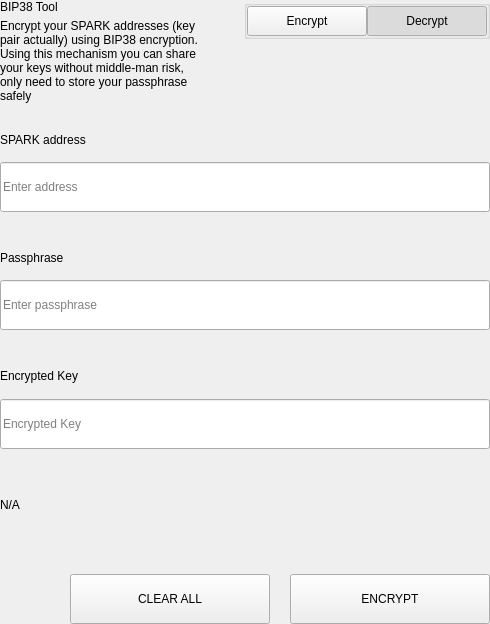
<?xml version="1.0" encoding="UTF-8"?>
<ui version="4.0">
 <class>SettingsBitToolWidget</class>
 <widget class="QWidget" name="SettingsBitToolWidget">
  <property name="geometry">
   <rect>
    <x>0</x>
    <y>0</y>
    <width>490</width>
    <height>624</height>
   </rect>
  </property>
  <property name="windowTitle">
   <string>Form</string>
  </property>
  <layout class="QVBoxLayout" name="verticalLayout">
   <property name="spacing">
    <number>0</number>
   </property>
   <property name="leftMargin">
    <number>0</number>
   </property>
   <property name="topMargin">
    <number>0</number>
   </property>
   <property name="rightMargin">
    <number>0</number>
   </property>
   <property name="bottomMargin">
    <number>0</number>
   </property>
   <item>
    <widget class="QWidget" name="left" native="true">
     <layout class="QVBoxLayout" name="verticalLayout_3">
      <property name="leftMargin">
       <number>0</number>
      </property>
      <property name="topMargin">
       <number>0</number>
      </property>
      <property name="rightMargin">
       <number>0</number>
      </property>
      <property name="bottomMargin">
       <number>0</number>
      </property>
      <item>
       <layout class="QVBoxLayout" name="verticalLayout_2">
        <property name="spacing">
         <number>0</number>
        </property>
        <item>
         <layout class="QHBoxLayout" name="horizontalLayout_3" stretch="3,1">
          <property name="spacing">
           <number>40</number>
          </property>
          <item>
           <layout class="QVBoxLayout" name="verticalLayoutTitle">
            <property name="spacing">
             <number>5</number>
            </property>
            <item>
             <widget class="QLabel" name="labelTitle">
              <property name="text">
               <string>BIP38 Tool</string>
              </property>
             </widget>
            </item>
            <item>
             <widget class="QLabel" name="labelSubtitle1">
              <property name="text">
               <string>Encrypt your SPARK addresses (key pair actually) using BIP38 encryption.
Using this mechanism you can share your keys without middle-man risk, only need to store your passphrase safely</string>
              </property>
              <property name="wordWrap">
               <bool>true</bool>
              </property>
             </widget>
            </item>
           </layout>
          </item>
          <item alignment="Qt::AlignTop">
           <widget class="QGroupBox" name="groupBox">
            <property name="title">
             <string/>
            </property>
            <property name="alignment">
             <set>Qt::AlignLeading|Qt::AlignLeft|Qt::AlignTop</set>
            </property>
            <layout class="QHBoxLayout" name="horizontalLayout_4">
             <property name="spacing">
              <number>0</number>
             </property>
             <property name="leftMargin">
              <number>0</number>
             </property>
             <property name="topMargin">
              <number>0</number>
             </property>
             <property name="rightMargin">
              <number>0</number>
             </property>
             <property name="bottomMargin">
              <number>0</number>
             </property>
             <item>
              <spacer name="horizontalSpacer">
               <property name="orientation">
                <enum>Qt::Horizontal</enum>
               </property>
               <property name="sizeHint" stdset="0">
                <size>
                 <width>40</width>
                 <height>20</height>
                </size>
               </property>
              </spacer>
             </item>
             <item>
              <widget class="QPushButton" name="pushLeft">
               <property name="minimumSize">
                <size>
                 <width>120</width>
                 <height>30</height>
                </size>
               </property>
               <property name="maximumSize">
                <size>
                 <width>120</width>
                 <height>30</height>
                </size>
               </property>
               <property name="focusPolicy">
                <enum>Qt::NoFocus</enum>
               </property>
               <property name="text">
                <string>Encrypt</string>
               </property>
               <property name="checkable">
                <bool>true</bool>
               </property>
               <property name="autoExclusive">
                <bool>true</bool>
               </property>
              </widget>
             </item>
             <item>
              <widget class="QPushButton" name="pushRight">
               <property name="minimumSize">
                <size>
                 <width>120</width>
                 <height>30</height>
                </size>
               </property>
               <property name="maximumSize">
                <size>
                 <width>120</width>
                 <height>30</height>
                </size>
               </property>
               <property name="focusPolicy">
                <enum>Qt::NoFocus</enum>
               </property>
               <property name="text">
                <string>Decrypt</string>
               </property>
               <property name="checkable">
                <bool>true</bool>
               </property>
               <property name="checked">
                <bool>true</bool>
               </property>
               <property name="autoExclusive">
                <bool>true</bool>
               </property>
              </widget>
             </item>
            </layout>
           </widget>
          </item>
         </layout>
        </item>
        <item>
         <widget class="QStackedWidget" name="stackedWidget">
          <property name="currentIndex">
           <number>1</number>
          </property>
          <widget class="QWidget" name="pageDecrypt">
           <layout class="QVBoxLayout" name="verticalLayout_5">
            <property name="spacing">
             <number>0</number>
            </property>
            <property name="leftMargin">
             <number>0</number>
            </property>
            <property name="topMargin">
             <number>0</number>
            </property>
            <property name="rightMargin">
             <number>0</number>
            </property>
            <property name="bottomMargin">
             <number>0</number>
            </property>
            <item>
             <widget class="QWidget" name="widget" native="true">
              <property name="minimumSize">
               <size>
                <width>0</width>
                <height>100</height>
               </size>
              </property>
              <layout class="QVBoxLayout" name="verticalLayout_4">
               <property name="spacing">
                <number>0</number>
               </property>
               <property name="leftMargin">
                <number>0</number>
               </property>
               <property name="topMargin">
                <number>0</number>
               </property>
               <property name="rightMargin">
                <number>0</number>
               </property>
               <property name="bottomMargin">
                <number>0</number>
               </property>
               <item>
                <spacer name="verticalSpacer_2">
                 <property name="orientation">
                  <enum>Qt::Vertical</enum>
                 </property>
                 <property name="sizeType">
                  <enum>QSizePolicy::Fixed</enum>
                 </property>
                 <property name="sizeHint" stdset="0">
                  <size>
                   <width>20</width>
                   <height>20</height>
                  </size>
                 </property>
                </spacer>
               </item>
               <item>
                <layout class="QHBoxLayout" name="horizontalLayout_6" stretch="2">
                 <property name="spacing">
                  <number>0</number>
                 </property>
                 <item>
                  <layout class="QVBoxLayout" name="verticalLayout_7">
                   <property name="spacing">
                    <number>9</number>
                   </property>
                   <item>
                    <widget class="QLabel" name="labelSubtitleKey">
                     <property name="minimumSize">
                      <size>
                       <width>0</width>
                       <height>20</height>
                      </size>
                     </property>
                     <property name="maximumSize">
                      <size>
                       <width>16777215</width>
                       <height>20</height>
                      </size>
                     </property>
                     <property name="text">
                      <string>Encrypted key</string>
                     </property>
                    </widget>
                   </item>
                   <item>
                    <widget class="QLineEdit" name="lineEditKey">
                     <property name="minimumSize">
                      <size>
                       <width>0</width>
                       <height>50</height>
                      </size>
                     </property>
                     <property name="maximumSize">
                      <size>
                       <width>16777215</width>
                       <height>50</height>
                      </size>
                     </property>
                     <property name="placeholderText">
                      <string>Enter a encrypted key</string>
                     </property>
                    </widget>
                   </item>
                  </layout>
                 </item>
                </layout>
               </item>
               <item>
                <spacer name="verticalSpacer_3">
                 <property name="orientation">
                  <enum>Qt::Vertical</enum>
                 </property>
                 <property name="sizeType">
                  <enum>QSizePolicy::Fixed</enum>
                 </property>
                 <property name="sizeHint" stdset="0">
                  <size>
                   <width>20</width>
                   <height>20</height>
                  </size>
                 </property>
                </spacer>
               </item>
               <item>
                <layout class="QVBoxLayout" name="verticalLayout_9">
                 <property name="spacing">
                  <number>9</number>
                 </property>
                 <item>
                  <widget class="QLabel" name="labelSubtitlePassphrase">
                   <property name="maximumSize">
                    <size>
                     <width>16777215</width>
                     <height>20</height>
                    </size>
                   </property>
                   <property name="text">
                    <string>Passphrase</string>
                   </property>
                  </widget>
                 </item>
                 <item>
                  <widget class="QLineEdit" name="lineEditPassphrase">
                   <property name="minimumSize">
                    <size>
                     <width>0</width>
                     <height>50</height>
                    </size>
                   </property>
                   <property name="maximumSize">
                    <size>
                     <width>16777215</width>
                     <height>50</height>
                    </size>
                   </property>
                   <property name="placeholderText">
                    <string>Enter a passphrase</string>
                   </property>
                  </widget>
                 </item>
                </layout>
               </item>
               <item>
                <spacer name="verticalSpacer_4">
                 <property name="orientation">
                  <enum>Qt::Vertical</enum>
                 </property>
                 <property name="sizeType">
                  <enum>QSizePolicy::Fixed</enum>
                 </property>
                 <property name="sizeHint" stdset="0">
                  <size>
                   <width>20</width>
                   <height>20</height>
                  </size>
                 </property>
                </spacer>
               </item>
               <item>
                <widget class="QWidget" name="widget_3" native="true">
                 <property name="sizePolicy">
                  <sizepolicy hsizetype="Preferred" vsizetype="Fixed">
                   <horstretch>0</horstretch>
                   <verstretch>0</verstretch>
                  </sizepolicy>
                 </property>
                 <layout class="QVBoxLayout" name="verticalLayout_10">
                  <property name="spacing">
                   <number>9</number>
                  </property>
                  <property name="leftMargin">
                   <number>0</number>
                  </property>
                  <property name="topMargin">
                   <number>0</number>
                  </property>
                  <property name="rightMargin">
                   <number>0</number>
                  </property>
                  <property name="bottomMargin">
                   <number>0</number>
                  </property>
                  <item>
                   <widget class="QLabel" name="labelSubtitleDecryptResult">
                    <property name="minimumSize">
                     <size>
                      <width>0</width>
                      <height>20</height>
                     </size>
                    </property>
                    <property name="maximumSize">
                     <size>
                      <width>16777215</width>
                      <height>20</height>
                     </size>
                    </property>
                    <property name="text">
                     <string>Decrypted address result</string>
                    </property>
                   </widget>
                  </item>
                  <item>
                   <widget class="QWidget" name="widget_4" native="true">
                    <layout class="QHBoxLayout" name="horizontalLayout" stretch="6,0,1">
                     <property name="spacing">
                      <number>0</number>
                     </property>
                     <property name="leftMargin">
                      <number>0</number>
                     </property>
                     <property name="topMargin">
                      <number>0</number>
                     </property>
                     <property name="rightMargin">
                      <number>0</number>
                     </property>
                     <property name="bottomMargin">
                      <number>0</number>
                     </property>
                     <item alignment="Qt::AlignVCenter">
                      <widget class="QLineEdit" name="lineEditDecryptResult">
                       <property name="minimumSize">
                        <size>
                         <width>0</width>
                         <height>50</height>
                        </size>
                       </property>
                       <property name="maximumSize">
                        <size>
                         <width>16777215</width>
                         <height>50</height>
                        </size>
                       </property>
                       <property name="placeholderText">
                        <string>Decrypted Address</string>
                       </property>
                      </widget>
                     </item>
                     <item>
                      <spacer name="horizontalSpacer_4">
                       <property name="orientation">
                        <enum>Qt::Horizontal</enum>
                       </property>
                       <property name="sizeType">
                        <enum>QSizePolicy::Fixed</enum>
                       </property>
                       <property name="sizeHint" stdset="0">
                        <size>
                         <width>20</width>
                         <height>50</height>
                        </size>
                       </property>
                      </spacer>
                     </item>
                     <item>
                      <widget class="QPushButton" name="pushButtonImport">
                       <property name="minimumSize">
                        <size>
                         <width>140</width>
                         <height>40</height>
                        </size>
                       </property>
                       <property name="text">
                        <string>Import Address</string>
                       </property>
                      </widget>
                     </item>
                    </layout>
                   </widget>
                  </item>
                 </layout>
                </widget>
               </item>
               <item>
                <widget class="QLabel" name="statusLabel_DEC">
                 <property name="maximumSize">
                  <size>
                   <width>16777215</width>
                   <height>40</height>
                  </size>
                 </property>
                 <property name="text">
                  <string/>
                 </property>
                </widget>
               </item>
               <item>
                <spacer name="verticalSpacer">
                 <property name="orientation">
                  <enum>Qt::Vertical</enum>
                 </property>
                 <property name="sizeType">
                  <enum>QSizePolicy::Preferred</enum>
                 </property>
                 <property name="sizeHint" stdset="0">
                  <size>
                   <width>20</width>
                   <height>20</height>
                  </size>
                 </property>
                </spacer>
               </item>
               <item>
                <layout class="QHBoxLayout" name="horizontalLayout_7">
                 <property name="spacing">
                  <number>0</number>
                 </property>
                 <item>
                  <spacer name="horizontalSpacer_5">
                   <property name="orientation">
                    <enum>Qt::Horizontal</enum>
                   </property>
                   <property name="sizeType">
                    <enum>QSizePolicy::Expanding</enum>
                   </property>
                   <property name="sizeHint" stdset="0">
                    <size>
                     <width>40</width>
                     <height>20</height>
                    </size>
                   </property>
                  </spacer>
                 </item>
                 <item>
                  <widget class="QPushButton" name="pushButtonDecryptClear">
                   <property name="minimumSize">
                    <size>
                     <width>200</width>
                     <height>50</height>
                    </size>
                   </property>
                   <property name="maximumSize">
                    <size>
                     <width>200</width>
                     <height>50</height>
                    </size>
                   </property>
                   <property name="text">
                    <string>CLEAR</string>
                   </property>
                  </widget>
                 </item>
                 <item>
                  <spacer name="horizontalSpacer_3">
                   <property name="orientation">
                    <enum>Qt::Horizontal</enum>
                   </property>
                   <property name="sizeType">
                    <enum>QSizePolicy::Fixed</enum>
                   </property>
                   <property name="sizeHint" stdset="0">
                    <size>
                     <width>20</width>
                     <height>20</height>
                    </size>
                   </property>
                  </spacer>
                 </item>
                 <item>
                  <widget class="QPushButton" name="pushButtonDecrypt">
                   <property name="minimumSize">
                    <size>
                     <width>200</width>
                     <height>50</height>
                    </size>
                   </property>
                   <property name="maximumSize">
                    <size>
                     <width>200</width>
                     <height>50</height>
                    </size>
                   </property>
                   <property name="text">
                    <string>DECRYPT KEY</string>
                   </property>
                  </widget>
                 </item>
                </layout>
               </item>
              </layout>
             </widget>
            </item>
           </layout>
          </widget>
          <widget class="QWidget" name="pageEncrypt">
           <layout class="QVBoxLayout" name="verticalLayout_11">
            <property name="spacing">
             <number>0</number>
            </property>
            <property name="leftMargin">
             <number>0</number>
            </property>
            <property name="topMargin">
             <number>0</number>
            </property>
            <property name="rightMargin">
             <number>0</number>
            </property>
            <property name="bottomMargin">
             <number>0</number>
            </property>
            <item>
             <spacer name="verticalSpacer_8">
              <property name="orientation">
               <enum>Qt::Vertical</enum>
              </property>
              <property name="sizeType">
               <enum>QSizePolicy::Fixed</enum>
              </property>
              <property name="sizeHint" stdset="0">
               <size>
                <width>20</width>
                <height>20</height>
               </size>
              </property>
             </spacer>
            </item>
            <item>
             <widget class="QWidget" name="containerAddressEnc" native="true">
              <layout class="QVBoxLayout" name="containerAddressEncLayout">
               <property name="spacing">
                <number>5</number>
               </property>
               <property name="leftMargin">
                <number>0</number>
               </property>
               <property name="topMargin">
                <number>0</number>
               </property>
               <property name="rightMargin">
                <number>0</number>
               </property>
               <property name="bottomMargin">
                <number>0</number>
               </property>
               <item>
                <widget class="QLabel" name="labelSubtitleAddress">
                 <property name="minimumSize">
                  <size>
                   <width>0</width>
                   <height>20</height>
                  </size>
                 </property>
                 <property name="maximumSize">
                  <size>
                   <width>16777215</width>
                   <height>20</height>
                  </size>
                 </property>
                 <property name="text">
                  <string>SPARK address</string>
                 </property>
                </widget>
               </item>
               <item>
                <widget class="QLineEdit" name="addressIn_ENC">
                 <property name="minimumSize">
                  <size>
                   <width>0</width>
                   <height>50</height>
                  </size>
                 </property>
                 <property name="placeholderText">
                  <string>Enter address</string>
                 </property>
                </widget>
               </item>
              </layout>
             </widget>
            </item>
            <item>
             <spacer name="verticalSpacer_6">
              <property name="orientation">
               <enum>Qt::Vertical</enum>
              </property>
              <property name="sizeType">
               <enum>QSizePolicy::Fixed</enum>
              </property>
              <property name="sizeHint" stdset="0">
               <size>
                <width>20</width>
                <height>20</height>
               </size>
              </property>
             </spacer>
            </item>
            <item>
             <widget class="QWidget" name="containerAddress" native="true">
              <layout class="QHBoxLayout" name="horizontalLayout_9" stretch="2">
               <property name="spacing">
                <number>0</number>
               </property>
               <property name="leftMargin">
                <number>0</number>
               </property>
               <property name="topMargin">
                <number>0</number>
               </property>
               <property name="rightMargin">
                <number>0</number>
               </property>
               <property name="bottomMargin">
                <number>0</number>
               </property>
               <item>
                <layout class="QVBoxLayout" name="verticalLayout_8">
                 <property name="spacing">
                  <number>5</number>
                 </property>
                 <item>
                  <widget class="QLabel" name="labelSubtitleMessage">
                   <property name="minimumSize">
                    <size>
                     <width>0</width>
                     <height>20</height>
                    </size>
                   </property>
                   <property name="maximumSize">
                    <size>
                     <width>16777215</width>
                     <height>20</height>
                    </size>
                   </property>
                   <property name="text">
                    <string>Passphrase</string>
                   </property>
                  </widget>
                 </item>
                 <item>
                  <widget class="QLineEdit" name="passphraseIn_ENC">
                   <property name="minimumSize">
                    <size>
                     <width>0</width>
                     <height>50</height>
                    </size>
                   </property>
                   <property name="maximumSize">
                    <size>
                     <width>16777215</width>
                     <height>50</height>
                    </size>
                   </property>
                   <property name="placeholderText">
                    <string>Enter passphrase</string>
                   </property>
                  </widget>
                 </item>
                </layout>
               </item>
              </layout>
             </widget>
            </item>
            <item>
             <spacer name="verticalSpacer_7">
              <property name="orientation">
               <enum>Qt::Vertical</enum>
              </property>
              <property name="sizeType">
               <enum>QSizePolicy::Fixed</enum>
              </property>
              <property name="sizeHint" stdset="0">
               <size>
                <width>20</width>
                <height>20</height>
               </size>
              </property>
             </spacer>
            </item>
            <item>
             <widget class="QWidget" name="widget_2" native="true">
              <property name="minimumSize">
               <size>
                <width>0</width>
                <height>75</height>
               </size>
              </property>
              <property name="maximumSize">
               <size>
                <width>16777215</width>
                <height>16777215</height>
               </size>
              </property>
              <layout class="QVBoxLayout" name="verticalLayout_6">
               <property name="leftMargin">
                <number>0</number>
               </property>
               <property name="topMargin">
                <number>0</number>
               </property>
               <property name="rightMargin">
                <number>0</number>
               </property>
               <property name="bottomMargin">
                <number>0</number>
               </property>
               <item>
                <widget class="QLabel" name="labelSubtitleEncryptedKey">
                 <property name="minimumSize">
                  <size>
                   <width>0</width>
                   <height>20</height>
                  </size>
                 </property>
                 <property name="maximumSize">
                  <size>
                   <width>16777215</width>
                   <height>20</height>
                  </size>
                 </property>
                 <property name="text">
                  <string>Encrypted Key</string>
                 </property>
                </widget>
               </item>
               <item>
                <widget class="QLineEdit" name="encryptedKeyOut_ENC">
                 <property name="minimumSize">
                  <size>
                   <width>0</width>
                   <height>50</height>
                  </size>
                 </property>
                 <property name="placeholderText">
                  <string>Encrypted Key</string>
                 </property>
                </widget>
               </item>
              </layout>
             </widget>
            </item>
            <item>
             <widget class="QLabel" name="statusLabel_ENC">
              <property name="text">
               <string notr="true">N/A</string>
              </property>
             </widget>
            </item>
            <item>
             <spacer name="verticalSpacer_5">
              <property name="orientation">
               <enum>Qt::Vertical</enum>
              </property>
              <property name="sizeType">
               <enum>QSizePolicy::Fixed</enum>
              </property>
              <property name="sizeHint" stdset="0">
               <size>
                <width>20</width>
                <height>20</height>
               </size>
              </property>
             </spacer>
            </item>
            <item>
             <layout class="QHBoxLayout" name="horizontalLayout_8">
              <property name="spacing">
               <number>0</number>
              </property>
              <item>
               <spacer name="horizontalSpacer_6">
                <property name="orientation">
                 <enum>Qt::Horizontal</enum>
                </property>
                <property name="sizeType">
                 <enum>QSizePolicy::Expanding</enum>
                </property>
                <property name="sizeHint" stdset="0">
                 <size>
                  <width>40</width>
                  <height>20</height>
                 </size>
                </property>
               </spacer>
              </item>
              <item>
               <widget class="QPushButton" name="pushButtonClear">
                <property name="minimumSize">
                 <size>
                  <width>200</width>
                  <height>50</height>
                 </size>
                </property>
                <property name="focusPolicy">
                 <enum>Qt::NoFocus</enum>
                </property>
                <property name="text">
                 <string>CLEAR ALL</string>
                </property>
               </widget>
              </item>
              <item>
               <spacer name="horizontalSpacer_2">
                <property name="orientation">
                 <enum>Qt::Horizontal</enum>
                </property>
                <property name="sizeType">
                 <enum>QSizePolicy::Fixed</enum>
                </property>
                <property name="sizeHint" stdset="0">
                 <size>
                  <width>20</width>
                  <height>20</height>
                 </size>
                </property>
               </spacer>
              </item>
              <item>
               <widget class="QPushButton" name="pushButtonEncrypt">
                <property name="minimumSize">
                 <size>
                  <width>200</width>
                  <height>50</height>
                 </size>
                </property>
                <property name="maximumSize">
                 <size>
                  <width>200</width>
                  <height>50</height>
                 </size>
                </property>
                <property name="focusPolicy">
                 <enum>Qt::NoFocus</enum>
                </property>
                <property name="text">
                 <string>ENCRYPT</string>
                </property>
               </widget>
              </item>
             </layout>
            </item>
           </layout>
          </widget>
         </widget>
        </item>
       </layout>
      </item>
     </layout>
    </widget>
   </item>
  </layout>
 </widget>
 <resources/>
 <connections/>
</ui>
